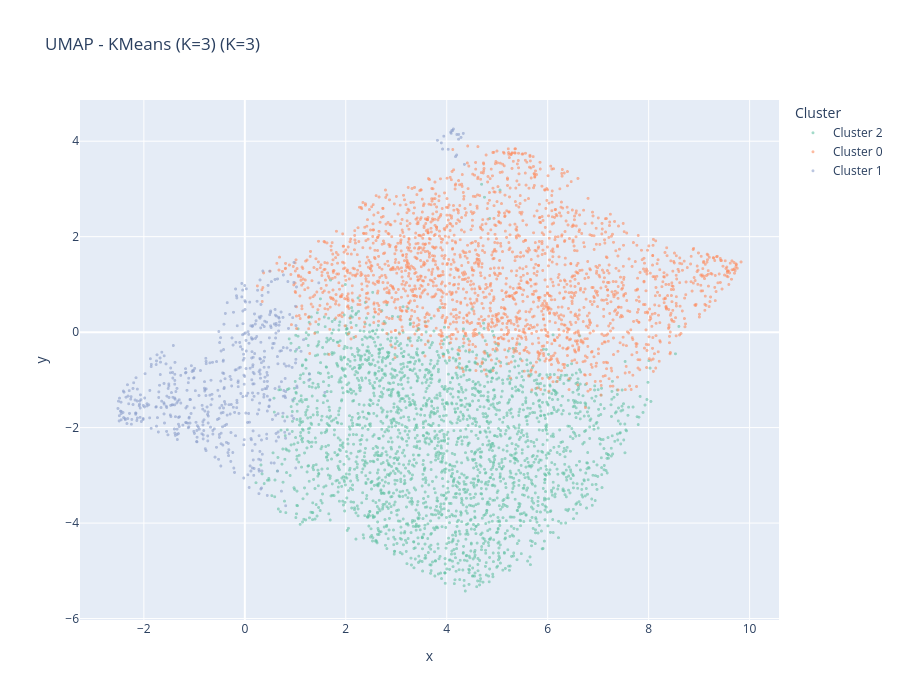

Here is the notebook cell this chart was saved with:
### Code cell
# ============================================================
# 5c. PCA 2D / UMAP
# ============================================================

if HAS_UMAP:
    print('Calculando UMAP (2D)...')
    reducer = UMAP(n_components=2, random_state=42, n_neighbors=30, min_dist=0.3)
    X_2d = reducer.fit_transform(X_best)
    method = 'UMAP'
else:
    print('Usando PCA 2D...')
    pca_2d = PCA(n_components=2)
    X_2d = pca_2d.fit_transform(X_best)
    method = f'PCA 2D ({pca_2d.explained_variance_ratio_.sum()*100:.1f}% var)'

fig = px.scatter(
    x=X_2d[:, 0], y=X_2d[:, 1],
    color=[f'Cluster {l}' for l in labels_best],
    hover_data={'Município': df_eng['nome_municipio'].values,
                'UF': df_eng['uf'].values},
    title=f'{method} - {algo_name} (K={k_best})',
    labels={'color': 'Cluster'},
    width=900, height=700,
    color_discrete_sequence=px.colors.qualitative.Set2
)
fig.update_traces(marker=dict(size=3, opacity=0.6))
fig.write_html(os.path.join(FIGURES_DIR, f'{method.split()[0].lower()}_clusters_melhorado.html'))
fig.show()

### Figure 1 — Plotly figure (JSON) as saved in the notebook; plotly's stock layout.template omitted (floating-point values rounded to 4 significant figures; data arrays with more than 128 entries replaced by an {"elided": "..."} marker saying what was removed)
{"data": [{"customdata": {"elided": "2505x2 str values"}, "hovertemplate": "Cluster=Cluster 2<br>x=%{x}<br>y=%{y}<br>Município=%{customdata[0]}<br>UF=%{customdata[1]}<extra></extra>", "legendgroup": "Cluster 2", "marker": {"color": "rgb(102,194,165)", "opacity": 0.6, "size": 3, "symbol": "circle"}, "mode": "markers", "name": "Cluster 2", "showlegend": true, "type": "scattergl", "x": {"elided": "2505 float values"}, "xaxis": "x", "y": {"elided": "2505 float values"}, "yaxis": "y"}, {"customdata": {"elided": "2154x2 str values"}, "hovertemplate": "Cluster=Cluster 0<br>x=%{x}<br>y=%{y}<br>Município=%{customdata[0]}<br>UF=%{customdata[1]}<extra></extra>", "legendgroup": "Cluster 0", "marker": {"color": "rgb(252,141,98)", "opacity": 0.6, "size": 3, "symbol": "circle"}, "mode": "markers", "name": "Cluster 0", "showlegend": true, "type": "scattergl", "x": {"elided": "2154 float values"}, "xaxis": "x", "y": {"elided": "2154 float values"}, "yaxis": "y"}, {"customdata": {"elided": "545x2 str values"}, "hovertemplate": "Cluster=Cluster 1<br>x=%{x}<br>y=%{y}<br>Município=%{customdata[0]}<br>UF=%{customdata[1]}<extra></extra>", "legendgroup": "Cluster 1", "marker": {"color": "rgb(141,160,203)", "opacity": 0.6, "size": 3, "symbol": "circle"}, "mode": "markers", "name": "Cluster 1", "showlegend": true, "type": "scattergl", "x": {"elided": "545 float values"}, "xaxis": "x", "y": {"elided": "545 float values"}, "yaxis": "y"}], "layout": {"height": 700, "legend": {"title": {"text": "Cluster"}, "tracegroupgap": 0}, "title": {"text": "UMAP - KMeans (K=3) (K=3)"}, "width": 900, "xaxis": {"anchor": "y", "domain": [0, 1], "title": {"text": "x"}}, "yaxis": {"anchor": "x", "domain": [0, 1], "title": {"text": "y"}}}}
